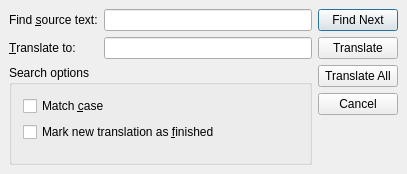
<?xml version="1.0" encoding="UTF-8"?>
<ui version="4.0">
 <comment>*********************************************************************
**
** Copyright (C) 2013 Digia Plc and/or its subsidiary(-ies).
** Contact: http://www.qt-project.org/legal
**
** This file is part of the Qt Linguist of the Qt Toolkit.
**
** $QT_BEGIN_LICENSE:LGPL$
** Commercial License Usage
** Licensees holding valid commercial Qt licenses may use this file in
** accordance with the commercial license agreement provided with the
** Software or, alternatively, in accordance with the terms contained in
** a written agreement between you and Digia.  For licensing terms and
** conditions see http://qt.digia.com/licensing.  For further information
** use the contact form at http://qt.digia.com/contact-us.
**
** GNU Lesser General Public License Usage
** Alternatively, this file may be used under the terms of the GNU Lesser
** General Public License version 2.1 as published by the Free Software
** Foundation and appearing in the file LICENSE.LGPL included in the
** packaging of this file.  Please review the following information to
** ensure the GNU Lesser General Public License version 2.1 requirements
** will be met: http://www.gnu.org/licenses/old-licenses/lgpl-2.1.html.
**
** In addition, as a special exception, Digia gives you certain additional
** rights.  These rights are described in the Digia Qt LGPL Exception
** version 1.1, included in the file LGPL_EXCEPTION.txt in this package.
**
** GNU General Public License Usage
** Alternatively, this file may be used under the terms of the GNU
** General Public License version 3.0 as published by the Free Software
** Foundation and appearing in the file LICENSE.GPL included in the
** packaging of this file.  Please review the following information to
** ensure the GNU General Public License version 3.0 requirements will be
** met: http://www.gnu.org/copyleft/gpl.html.
**
**
** $QT_END_LICENSE$
**
*********************************************************************</comment>
 <class>TranslateDialog</class>
 <widget class="QDialog" name="translateDialog">
  <property name="geometry">
   <rect>
    <x>0</x>
    <y>0</y>
    <width>407</width>
    <height>174</height>
   </rect>
  </property>
  <property name="sizePolicy">
   <sizepolicy hsizetype="Preferred" vsizetype="Maximum">
    <horstretch>0</horstretch>
    <verstretch>0</verstretch>
   </sizepolicy>
  </property>
  <property name="whatsThis">
   <string>This window allows you to search for some text in the translation source file.</string>
  </property>
  <layout class="QHBoxLayout">
   <property name="spacing">
    <number>6</number>
   </property>
   <property name="margin">
    <number>9</number>
   </property>
   <item>
    <layout class="QVBoxLayout">
     <property name="spacing">
      <number>6</number>
     </property>
     <property name="margin">
      <number>0</number>
     </property>
     <item>
      <layout class="QGridLayout">
       <property name="margin">
        <number>0</number>
       </property>
       <property name="spacing">
        <number>6</number>
       </property>
       <item row="1" column="1">
        <widget class="QLineEdit" name="ledTranslateTo">
         <property name="whatsThis">
          <string>Type in the text to search for.</string>
         </property>
        </widget>
       </item>
       <item row="0" column="0">
        <widget class="QLabel" name="findWhat">
         <property name="text">
          <string>Find &amp;source text:</string>
         </property>
         <property name="buddy">
          <cstring>ledFindWhat</cstring>
         </property>
        </widget>
       </item>
       <item row="1" column="0">
        <widget class="QLabel" name="translateTo">
         <property name="text">
          <string>&amp;Translate to:</string>
         </property>
         <property name="buddy">
          <cstring>ledTranslateTo</cstring>
         </property>
        </widget>
       </item>
       <item row="0" column="1">
        <widget class="QLineEdit" name="ledFindWhat">
         <property name="whatsThis">
          <string>Type in the text to search for.</string>
         </property>
        </widget>
       </item>
      </layout>
     </item>
     <item>
      <widget class="QGroupBox" name="groupBox">
       <property name="title">
        <string>Search options</string>
       </property>
       <layout class="QVBoxLayout">
        <item>
         <widget class="QCheckBox" name="ckMatchCase">
          <property name="whatsThis">
           <string>Texts such as 'TeX' and 'tex' are considered as different when checked.</string>
          </property>
          <property name="text">
           <string>Match &amp;case</string>
          </property>
         </widget>
        </item>
        <item>
         <widget class="QCheckBox" name="ckMarkFinished">
          <property name="text">
           <string>Mark new translation as &amp;finished</string>
          </property>
         </widget>
        </item>
        <item>
         <spacer>
          <property name="orientation">
           <enum>Qt::Vertical</enum>
          </property>
          <property name="sizeHint" stdset="0">
           <size>
            <width>20</width>
            <height>40</height>
           </size>
          </property>
         </spacer>
        </item>
       </layout>
      </widget>
     </item>
    </layout>
   </item>
   <item>
    <layout class="QVBoxLayout">
     <property name="spacing">
      <number>6</number>
     </property>
     <property name="margin">
      <number>0</number>
     </property>
     <item>
      <widget class="QPushButton" name="findNxt">
       <property name="whatsThis">
        <string>Click here to find the next occurrence of the text you typed in.</string>
       </property>
       <property name="text">
        <string>Find Next</string>
       </property>
       <property name="default">
        <bool>true</bool>
       </property>
       <property name="flat">
        <bool>false</bool>
       </property>
      </widget>
     </item>
     <item>
      <widget class="QPushButton" name="translate">
       <property name="text">
        <string>Translate</string>
       </property>
      </widget>
     </item>
     <item>
      <widget class="QPushButton" name="translateAll">
       <property name="text">
        <string>Translate All</string>
       </property>
      </widget>
     </item>
     <item>
      <widget class="QPushButton" name="cancel">
       <property name="whatsThis">
        <string>Click here to close this window.</string>
       </property>
       <property name="text">
        <string>Cancel</string>
       </property>
      </widget>
     </item>
     <item>
      <spacer>
       <property name="orientation">
        <enum>Qt::Vertical</enum>
       </property>
       <property name="sizeType">
        <enum>QSizePolicy::Expanding</enum>
       </property>
       <property name="sizeHint" stdset="0">
        <size>
         <width>20</width>
         <height>51</height>
        </size>
       </property>
      </spacer>
     </item>
    </layout>
   </item>
  </layout>
 </widget>
 <layoutdefault spacing="6" margin="11"/>
 <tabstops>
  <tabstop>ledFindWhat</tabstop>
  <tabstop>ledTranslateTo</tabstop>
  <tabstop>findNxt</tabstop>
  <tabstop>translate</tabstop>
  <tabstop>translateAll</tabstop>
  <tabstop>cancel</tabstop>
  <tabstop>ckMatchCase</tabstop>
  <tabstop>ckMarkFinished</tabstop>
 </tabstops>
 <resources/>
 <connections>
  <connection>
   <sender>cancel</sender>
   <signal>clicked()</signal>
   <receiver>translateDialog</receiver>
   <slot>reject()</slot>
   <hints>
    <hint type="sourcelabel">
     <x>360</x>
     <y>132</y>
    </hint>
    <hint type="destinationlabel">
     <x>357</x>
     <y>151</y>
    </hint>
   </hints>
  </connection>
 </connections>
</ui>
